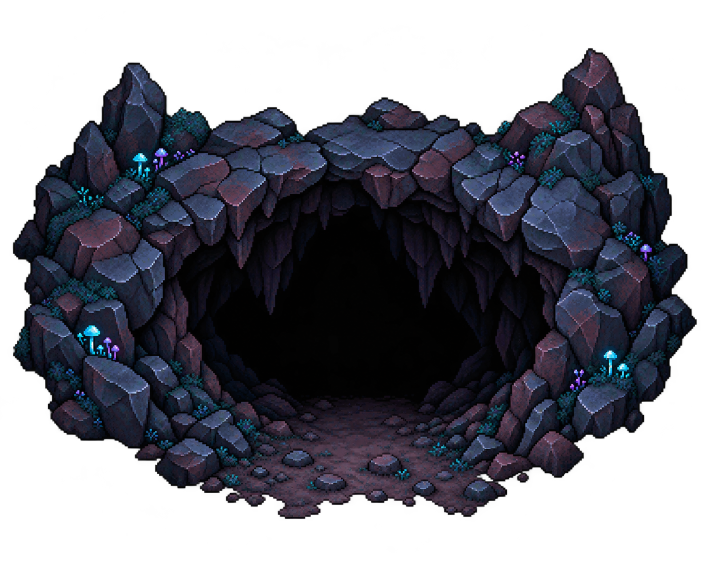
#> input picture assets/source/cave-entrance-generated.png, 1402 x 1122 px (shown at 1/2 size)
$ python build_cave_art.py
#> lines starting #> are read from the running program, lines starting #| are printed output that depends on the picture
"""Pack the generated cave cutout into a native, transparent 256px game asset."""
from pathlib import Path
import json
from PIL import Image, ImageOps

ROOT = Path(__file__).resolve().parents[1]
source = ROOT / 'assets/source/cave-entrance-generated.png'
image = Image.open(source).convert('RGBA')
#> image is the input picture: PIL image 1402x1122 RGBA; mean R, G, B, A 17, 18.3, 26.9, 149.3
box = image.getchannel('A').point(lambda alpha: 255 if alpha > 32 else 0).getbbox()
#> box = (25, 96, 1394, 1038)
if not box:
    raise ValueError('Cave source has no visible pixels')
image = ImageOps.contain(image.crop(box), (248, 208), Image.Resampling.LANCZOS)
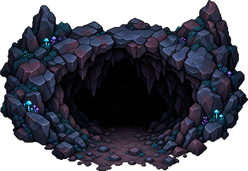
#> image: PIL image 248x171 RGBA; mean R, G, B, A 20.5, 22, 32.4, 182.2; transparent parts drawn white
packed = Image.new('RGBA', (256, 224))
#> packed: PIL image 256x224 RGBA; every value is 0
packed.alpha_composite(image, ((256 - image.width) // 2, (224 - image.height) // 2))
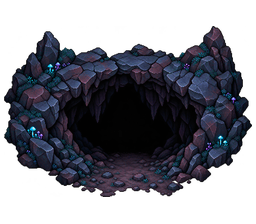
#> packed: PIL image 256x224 RGBA; mean R, G, B, A 15.2, 16.3, 24, 134.7; transparent parts drawn white
packed.save(ROOT / 'assets/art/cave_entrance.png')
print('CAVE_ART_OK: transparent 256x224 cave entrance')
